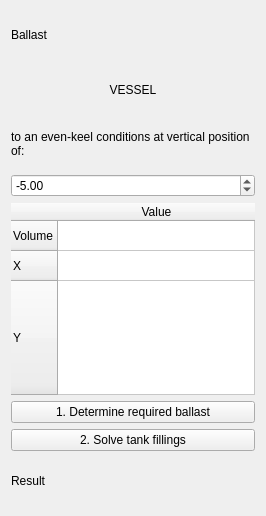
<?xml version="1.0" encoding="UTF-8"?>
<ui version="4.0">
 <class>BallastSolver</class>
 <widget class="QWidget" name="BallastSolver">
  <property name="geometry">
   <rect>
    <x>0</x>
    <y>0</y>
    <width>266</width>
    <height>516</height>
   </rect>
  </property>
  <property name="sizePolicy">
   <sizepolicy hsizetype="Preferred" vsizetype="Maximum">
    <horstretch>0</horstretch>
    <verstretch>0</verstretch>
   </sizepolicy>
  </property>
  <property name="windowTitle">
   <string>Form</string>
  </property>
  <property name="locale">
   <locale language="English" country="UnitedStates"/>
  </property>
  <layout class="QVBoxLayout" name="verticalLayout">
   <item>
    <widget class="QLabel" name="label_3">
     <property name="text">
      <string>Ballast</string>
     </property>
    </widget>
   </item>
   <item>
    <widget class="QLabel" name="label_4">
     <property name="text">
      <string>VESSEL</string>
     </property>
     <property name="alignment">
      <set>Qt::AlignCenter</set>
     </property>
    </widget>
   </item>
   <item>
    <widget class="QLabel" name="label_2">
     <property name="text">
      <string>to an even-keel conditions at vertical position of:</string>
     </property>
     <property name="wordWrap">
      <bool>true</bool>
     </property>
    </widget>
   </item>
   <item>
    <widget class="QDoubleSpinBox" name="doubleSpinBox">
     <property name="minimum">
      <double>-99999999999999.000000000000000</double>
     </property>
     <property name="maximum">
      <double>99999999999999.000000000000000</double>
     </property>
     <property name="singleStep">
      <double>0.250000000000000</double>
     </property>
     <property name="value">
      <double>-5.000000000000000</double>
     </property>
    </widget>
   </item>
   <item>
    <widget class="QTableWidget" name="tableWidget">
     <property name="sizePolicy">
      <sizepolicy hsizetype="Expanding" vsizetype="Maximum">
       <horstretch>0</horstretch>
       <verstretch>0</verstretch>
      </sizepolicy>
     </property>
     <property name="frameShape">
      <enum>QFrame::NoFrame</enum>
     </property>
     <property name="editTriggers">
      <set>QAbstractItemView::NoEditTriggers</set>
     </property>
     <property name="alternatingRowColors">
      <bool>false</bool>
     </property>
     <property name="showGrid">
      <bool>true</bool>
     </property>
     <attribute name="horizontalHeaderStretchLastSection">
      <bool>true</bool>
     </attribute>
     <attribute name="verticalHeaderStretchLastSection">
      <bool>true</bool>
     </attribute>
     <row>
      <property name="text">
       <string>Volume</string>
      </property>
     </row>
     <row>
      <property name="text">
       <string>X</string>
      </property>
     </row>
     <row>
      <property name="text">
       <string>Y</string>
      </property>
     </row>
     <column>
      <property name="text">
       <string>Value</string>
      </property>
     </column>
    </widget>
   </item>
   <item>
    <widget class="QPushButton" name="pushButton">
     <property name="text">
      <string>1. Determine required ballast</string>
     </property>
    </widget>
   </item>
   <item>
    <widget class="QPushButton" name="pushButton_2">
     <property name="text">
      <string>2. Solve tank fillings</string>
     </property>
    </widget>
   </item>
   <item>
    <widget class="QLabel" name="label_5">
     <property name="text">
      <string>Result</string>
     </property>
    </widget>
   </item>
  </layout>
 </widget>
 <resources/>
 <connections/>
</ui>
